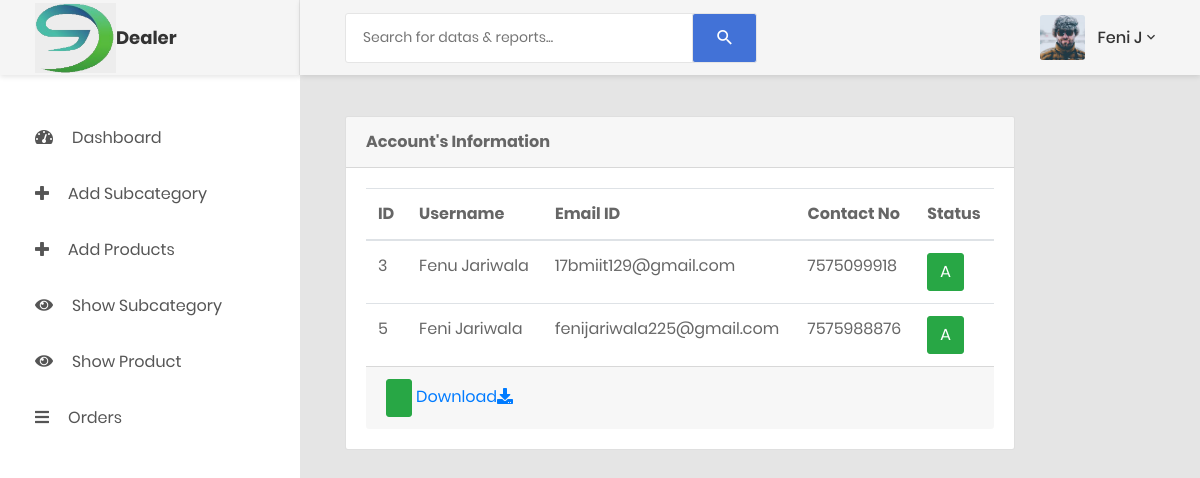
Screenshot of /ADMINDEALERSIDE/view_customer.php (signed in) with the database file from the repository.
### tables this page shows
CREATE TABLE `tbl_dealer` (
  `DEALER_ID` int(11) NOT NULL,
  `DEALER_NAME` varchar(255) DEFAULT NULL,
  `DEALER_EMAIL` varchar(255) DEFAULT NULL,
  `DEALER_PASSWORD` varchar(255) DEFAULT NULL,
  `DEALER_CATEGORY` varchar(30) DEFAULT NULL,
  `DEALER_OTP` int(11) DEFAULT NULL,
  `DEALER_STATUS` char(1) DEFAULT NULL,
  `DEALER_PROFILE` varchar(255) NOT NULL
);

CREATE TABLE `customer_reg` (
  `CUSTOMER_ID` int(11) NOT NULL,
  `CUSTOMER_NAME` varchar(255) NOT NULL,
  `CUSTOMER_GMAIL` varchar(255) NOT NULL,
  `CUSTOMER_PHONE` varchar(10) NOT NULL,
  `CUSTOMER_OTP` int(11) NOT NULL,
  `CUSTOMER_STATUS` char(1) NOT NULL,
  `CUSTOMER_PASSWORD` varchar(255) NOT NULL
);

### ADMINDEALERSIDE/view_customer.php (the view, shortened to what this page needs)
<?php
include_once './includes/config.php';
?>
<!DOCTYPE html>
<html>
    <head>
        <?php include_once './includes/links.php'; ?>
    </head>
    <body><?php
        include_once './includes/header.php';
        include_once './includes/sidebar.php';
        ?>
         <div class="main-content">
                <div class="section__content section__content--p30">
                    <div class="container-fluid">
                        <div class="row">
                            <div class="col-lg-10">
                                <div class="card">
                                    <div class="card-header">
                                        <strong>Account's Information</strong>
                                    </div>
                                    <div class="card-body card-block">
	<table class="table">
		<thead>
			<tr>
				<th>ID</th>
				<th>Username</th>
                                <th>Email ID</th>
                                <th>Contact No</th>
				<th>Status</th>
			</tr>
		</thead>
		<tbody>
			<?php
				$result=  mysqli_query($con, "select * from customer_reg");
				while($row = mysqli_fetch_array($result)){
					echo "<tr>";
					echo "<td>".$row['CUSTOMER_ID']."</td>";
					echo "<td>".$row['CUSTOMER_NAME']."</td>";
                                        echo "<td>".$row['CUSTOMER_GMAIL']."</td>";
                                        echo "<td>".$row['CUSTOMER_PHONE']."</td>";
                                        $ID=$row['CUSTOMER_ID'];
					if($row['CUSTOMER_STATUS']=='A') {
						echo "<td><a href='update_status_customer.php?userid=$ID' class='btn btn-success'>".$row['CUSTOMER_STATUS']."</a></td>";
					}
					echo "</tr>";
				}
			?>
		</tbody>
	</table>
	<div class="card-footer">
        <input type="button" class="btn btn-primary btn-success" name="submit">
        <a href="customer_pdf_download.php">Download<i class="fa fa-download" aria-hidden="true"> </i></a>
        </div>
</div>
                                </div></div></div></div></div></div>
    </body>
</html>

### ADMINDEALERSIDE/includes/header.php (shortened to what this page needs)
<?php $b=$_SESSION['name'];
if($b=='ADMIN'){ ?>
<div class="page-container">
            <header class="header-desktop">
                <div class="section__content section__content--p30">
                    <div class="container-fluid">
                        <div class="header-wrap">
                            <form class="form-header" action="" method="POST">
                                <input class="au-input au-input--xl" type="text" style="height: 50px;" name="search" placeholder="Search for datas &amp; reports..." />
                                <button class="au-btn--submit" type="submit">
                                    <i class="zmdi zmdi-search"></i>
                                </button>
                            </form>
                            <div class="header-button">
                                <div class="account-wrap">
                                    <div class="account-item clearfix js-item-menu">
                                        <div class="image">
                                            <?php  $query = mysqli_query($con, "select * from tbl_admin where ADMIN_EMAIL='" . $_SESSION['alogin'] . "'");
                                                $row=  mysqli_fetch_array($query);
                                            ?>
                                            <img src="profileimagesADMIN/<?php echo htmlentities($row['ADMIN_ID']);?>/<?php echo htmlentities($row['ADMIN_PROFILE']);?>" alt="<?php $u=$_SESSION['name']; echo '"$u"'; ?>" />
                                        </div>
                                        <div class="content">
                                            <a class="js-acc-btn" href="#" style="text-decoration: none;"><?php $u=$_SESSION['name']; echo "$u"; ?></a>
                                        </div>
                                        <div class="account-dropdown js-dropdown">
                                            <div class="info clearfix">
                                                <div class="image">
                                                    <a href="#" style="text-decoration: none;">
                                                        <img src="profileimagesADMIN/<?php echo htmlentities($row['ADMIN_ID']);?>/<?php echo htmlentities($row['ADMIN_PROFILE']);?>" alt="<?php $u=$_SESSION['alogin']; echo '".$u."'; ?>" />
                                                    </a>
                                                </div>
                                                <div class="content">
                                                    <h5 class="name">
                                                        <a href="#" style="text-decoration: none;"><?php $u=$_SESSION['alogin']; if($u=="groceryshoppingsurat@gmail.com"){echo "Admin";}else{ echo "Dealer";}?></a>
                                                    </h5>
                                                    <span class="email"><?php $u=$_SESSION['alogin']; echo "$u"; ?></span>
                                                </div>
                                            </div>
                                            <div class="account-dropdown__body">
                                                <div class="account-dropdown__item">
                                                    <a href="admin_account.php"style="text-decoration: none;">
                                                        <i class="zmdi zmdi-account"></i>Account</a>
                                                </div>
                                                <div class="account-dropdown__item">
                                                    <a href="reset_password_admin.php" style="text-decoration: none;">
                                                        <i class="zmdi zmdi-key"></i>
                                                        <?php echo "   "; ?>Reset Password</a>
                                                </div>
                                            </div>
                                            <div class="account-dropdown__footer">
                                                <a href="logout.php" style="text-decoration: none;">
                                                    <i class="zmdi zmdi-power"></i>Logout</a>
                                            </div>
                                        </div>
                                    </div>
                                </div>
                            </div>
                        </div>
                    </div>
                </div>
            </header>
            <?php } else{ ?>
            <div class="page-container">
            <header class="header-desktop">
                <div class="section__content section__content--p30">
                    <div class="container-fluid">
                        <div class="header-wrap">
                            <form class="form-header" action="" method="POST">
                                <input class="au-input au-input--xl" type="text" style="height: 50px;" name="search" placeholder="Search for datas &amp; reports..." />
                                <button class="au-btn--submit" type="submit">
                                    <i class="zmdi zmdi-search"></i>
                                </button>
                            </form>
                            <div class="header-button">
                                <div class="account-wrap">
                                    <div class="account-item clearfix js-item-menu">
                                        <div class="image">
                                            <?php  $query = mysqli_query($con, "select * from tbl_dealer where DEALER_EMAIL='" . $_SESSION['alogin'] . "'");
                                                $row=  mysqli_fetch_array($query);
                                            ?>
                                            <img src="profileimagesDEALER/<?php echo htmlentities($row['DEALER_ID']);?>/<?php echo htmlentities($row['DEALER_PROFILE']);?>" alt="<?php $u=$_SESSION['name']; echo '"$u"'; ?>" />
                                        </div>
                                        <div class="content">
                                            <a class="js-acc-btn" href="#"><?php $u=$_SESSION['name']; echo "$u"; ?></a>
                                        </div>
                                    </div>
                                </div>
                            </div>
                        </div>
                    </div>
                </div>
            </header>
            <?php } ?>

### rows the page displays
tbl_dealer: DEALER_PROFILE (picture)
customer_reg: CUSTOMER_ID "3", CUSTOMER_NAME "Fenu Jariwala", CUSTOMER_GMAIL "17bmiit129@gmail.com", CUSTOMER_PHONE "7575099918", CUSTOMER_STATUS "A"
customer_reg: CUSTOMER_ID "5", CUSTOMER_NAME "Feni Jariwala", CUSTOMER_GMAIL "fenijariwala225@gmail.com", CUSTOMER_PHONE "7575988876", CUSTOMER_STATUS "A"

### other values shown
$u "Feni J"
